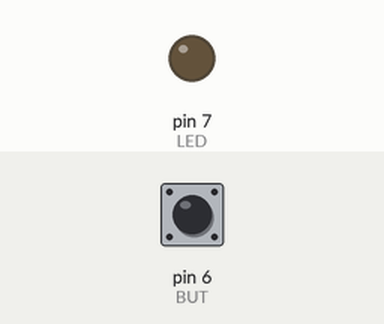
Simulated run of this sketch. Board: Arduino Uno, built with avr-gcc and run on an emulated ATmega328P. On the bench: output pins drawn as LEDs (lit = HIGH). The test bench sets the inputs (shaded band); at power-on: pin 6 (BUT) HIGH.

Above: at 1.2 s.
1.3 s: pin 6 (BUT) pulled LOW for 3.2 s
At 4.6 s:
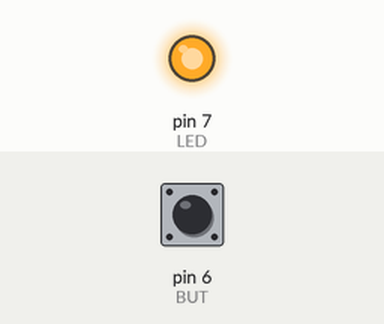
Timing chart, 0 to 6.1 s (numbered marks = the images above; inputs shaded):
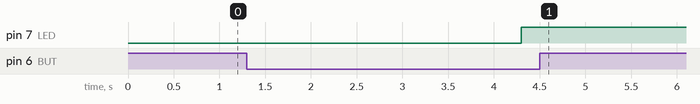

Measured:
- after the input at 1.3 s, pin 7 (LED): LOW → HIGH after 3.0 s

The sketch:

paty.ino
```cpp
const int LED = 7;
const int BUT = 6;
long T0;
long T1;

void setup() {
  pinMode(LED, OUTPUT);
  pinMode(BUT, INPUT_PULLUP);
}

void loop() {
  while (digitalRead(BUT) == HIGH) {}
  T0 = millis();
  while ((digitalRead(BUT) == LOW) && ((millis() - T0) < 3000)) {}
  if ((millis() - T0) >= 3000) {
    digitalWrite(LED, HIGH);
  };
  while (digitalRead(BUT) == LOW) {}
}
```
